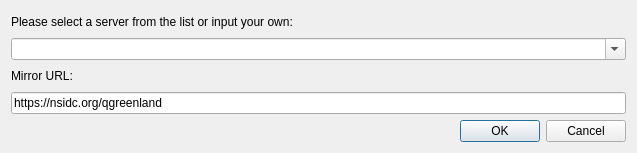
<?xml version="1.0" encoding="UTF-8"?>
<ui version="4.0">
 <class>Dialog</class>
 <widget class="QDialog" name="Dialog">
  <property name="geometry">
   <rect>
    <x>0</x>
    <y>0</y>
    <width>637</width>
    <height>153</height>
   </rect>
  </property>
  <property name="windowTitle">
   <string>Dialog</string>
  </property>
  <layout class="QGridLayout" name="gridLayout">
   <item row="0" column="0">
    <widget class="QLabel" name="server_label">
     <property name="text">
      <string>Please select a server from the list or input your own:</string>
     </property>
    </widget>
   </item>
   <item row="1" column="0">
    <widget class="QComboBox" name="server_list_combo">
     <property name="editable">
      <bool>true</bool>
     </property>
    </widget>
   </item>
   <item row="2" column="0">
    <widget class="QLabel" name="mirror_label">
     <property name="text">
      <string>Mirror URL:</string>
     </property>
    </widget>
   </item>
   <item row="3" column="0">
    <widget class="QLineEdit" name="mirror_line">
     <property name="text">
      <string>https://nsidc.org/qgreenland</string>
     </property>
     <property name="readOnly">
      <bool>true</bool>
     </property>
    </widget>
   </item>
   <item row="4" column="0">
    <widget class="QDialogButtonBox" name="buttonBox">
     <property name="orientation">
      <enum>Qt::Horizontal</enum>
     </property>
     <property name="standardButtons">
      <set>QDialogButtonBox::Cancel|QDialogButtonBox::Ok</set>
     </property>
    </widget>
   </item>
  </layout>
 </widget>
 <resources/>
 <connections>
  <connection>
   <sender>buttonBox</sender>
   <signal>accepted()</signal>
   <receiver>Dialog</receiver>
   <slot>accept()</slot>
   <hints>
    <hint type="sourcelabel">
     <x>248</x>
     <y>254</y>
    </hint>
    <hint type="destinationlabel">
     <x>157</x>
     <y>274</y>
    </hint>
   </hints>
  </connection>
  <connection>
   <sender>buttonBox</sender>
   <signal>rejected()</signal>
   <receiver>Dialog</receiver>
   <slot>reject()</slot>
   <hints>
    <hint type="sourcelabel">
     <x>316</x>
     <y>260</y>
    </hint>
    <hint type="destinationlabel">
     <x>286</x>
     <y>274</y>
    </hint>
   </hints>
  </connection>
 </connections>
</ui>
